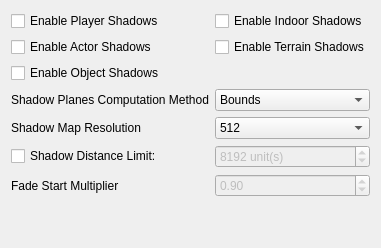
           <widget class="QWidget" name="shadowsTab">
            <attribute name="title">
             <string>Shadows</string>
            </attribute>
            <layout class="QHBoxLayout" name="horizontalLayout">
             <item>
              <layout class="QGridLayout" name="shadowsLayout" columnstretch="0,0">
               <item row="5" column="1">
                <widget class="QComboBox" name="shadowComputeSceneBoundsComboBox">
                 <item>
                  <property name="text">
                   <string>Bounds</string>
                  </property>
                 </item>
                 <item>
                  <property name="text">
                   <string>Primitives</string>
                  </property>
                 </item>
                 <item>
                  <property name="text">
                   <string>None</string>
                  </property>
                 </item>
                </widget>
               </item>
               <item row="5" column="0">
                <widget class="QLabel" name="shadowComputeSceneBoundsLabel">
                 <property name="toolTip">
                  <string>&lt;html&gt;&lt;head/&gt;&lt;body&gt;&lt;p&gt;Type of &quot;compute scene bounds&quot; computation method to be used. Bounds (default) for good balance between performance and shadow quality, primitives for better looking shadows or none for no computation.&lt;/p&gt;&lt;/body&gt;&lt;/html&gt;</string>
                 </property>
                 <property name="text">
                  <string>Shadow Planes Computation Method</string>
                 </property>
                </widget>
               </item>
               <item row="7" column="1">
                <widget class="QSpinBox" name="shadowDistanceSpinBox">
                 <property name="enabled">
                  <bool>false</bool>
                 </property>
                 <property name="toolTip">
                  <string>&lt;html&gt;&lt;head/&gt;&lt;body&gt;&lt;p&gt;64 game units is 1 real life yard or about 0.9 m&lt;/p&gt;&lt;/body&gt;&lt;/html&gt;</string>
                 </property>
                 <property name="suffix">
                  <string> unit(s)</string>
                 </property>
                 <property name="minimum">
                  <number>512</number>
                 </property>
                 <property name="maximum">
                  <number>81920</number>
                 </property>
                 <property name="singleStep">
                  <number>128</number>
                 </property>
                 <property name="value">
                  <number>8192</number>
                 </property>
                </widget>
               </item>
               <item row="1" column="0">
                <widget class="QCheckBox" name="actorShadowsCheckBox">
                 <property name="toolTip">
                  <string>&lt;html&gt;&lt;head/&gt;&lt;body&gt;&lt;p&gt;Enable shadows for NPCs and creatures besides the player character. May have a minor performance impact.&lt;/p&gt;&lt;/body&gt;&lt;/html&gt;</string>
                 </property>
                 <property name="text">
                  <string>Enable Actor Shadows</string>
                 </property>
                </widget>
               </item>
               <item row="6" column="1">
                <widget class="QComboBox" name="shadowResolutionComboBox">
                 <item>
                  <property name="text">
                   <string>512</string>
                  </property>
                 </item>
                 <item>
                  <property name="text">
                   <string>1024</string>
                  </property>
                 </item>
                 <item>
                  <property name="text">
                   <string>2048</string>
                  </property>
                 </item>
                 <item>
                  <property name="text">
                   <string>4096</string>
                  </property>
                 </item>
                </widget>
               </item>
               <item row="8" column="0">
                <widget class="QLabel" name="fadeStartLabel">
                 <property name="toolTip">
                  <string>&lt;html&gt;&lt;head/&gt;&lt;body&gt;&lt;p&gt;The fraction of the limit above at which shadows begin to gradually fade away.&lt;/p&gt;&lt;/body&gt;&lt;/html&gt;</string>
                 </property>
                 <property name="text">
                  <string>Fade Start Multiplier</string>
                 </property>
                </widget>
               </item>
               <item row="0" column="0">
                <widget class="QCheckBox" name="playerShadowsCheckBox">
                 <property name="toolTip">
                  <string>&lt;html&gt;&lt;head/&gt;&lt;body&gt;&lt;p&gt;Enable shadows exclusively for the player character. May have a very minor performance impact.&lt;/p&gt;&lt;/body&gt;&lt;/html&gt;</string>
                 </property>
                 <property name="text">
                  <string>Enable Player Shadows</string>
                 </property>
                </widget>
               </item>
               <item row="6" column="0">
                <widget class="QLabel" name="shadowResolutionLabel">
                 <property name="toolTip">
                  <string>&lt;html&gt;&lt;head/&gt;&lt;body&gt;&lt;p&gt;The resolution of each individual shadow map. Increasing it significantly improves shadow quality but may have a minor performance impact.&lt;/p&gt;&lt;/body&gt;&lt;/html&gt;</string>
                 </property>
                 <property name="text">
                  <string>Shadow Map Resolution</string>
                 </property>
                </widget>
               </item>
               <item row="7" column="0">
                <widget class="QCheckBox" name="shadowDistanceCheckBox">
                 <property name="toolTip">
                  <string>&lt;html&gt;&lt;head/&gt;&lt;body&gt;&lt;p&gt;The distance from the camera at which shadows completely disappear.&lt;/p&gt;&lt;/body&gt;&lt;/html&gt;</string>
                 </property>
                 <property name="text">
                  <string>Shadow Distance Limit:</string>
                 </property>
                </widget>
               </item>
               <item row="2" column="0">
                <widget class="QCheckBox" name="objectShadowsCheckBox">
                 <property name="toolTip">
                  <string>&lt;html&gt;&lt;head/&gt;&lt;body&gt;&lt;p&gt;Enable shadows for primarily inanimate objects. May have a significant performance impact.&lt;/p&gt;&lt;/body&gt;&lt;/html&gt;</string>
                 </property>
                 <property name="text">
                  <string>Enable Object Shadows</string>
                 </property>
                </widget>
               </item>
               <item row="8" column="1">
                <widget class="QDoubleSpinBox" name="fadeStartSpinBox">
                 <property name="enabled">
                  <bool>false</bool>
                 </property>
                 <property name="decimals">
                  <number>2</number>
                 </property>
                 <property name="minimum">
                  <double>0.000000000000000</double>
                 </property>
                 <property name="maximum">
                  <double>1.000000000000000</double>
                 </property>
                 <property name="singleStep">
                  <double>0.010000000000000</double>
                 </property>
                 <property name="value">
                  <double>0.900000000000000</double>
                 </property>
                </widget>
               </item>
               <item row="9" column="1">
                <spacer name="verticalSpacer_8">
                 <property name="orientation">
                  <enum>Qt::Orientation::Vertical</enum>
                 </property>
                 <property name="sizeHint" stdset="0">
                  <size>
                   <width>20</width>
                   <height>40</height>
                  </size>
                 </property>
                </spacer>
               </item>
               <item row="0" column="1">
                <widget class="QCheckBox" name="indoorShadowsCheckBox">
                 <property name="toolTip">
                  <string>&lt;html&gt;&lt;head/&gt;&lt;body&gt;&lt;p&gt;Due to limitations with Morrowind's data, only actors can cast shadows indoors, which some might feel is distracting.&lt;/p&gt;&lt;p&gt;Has no effect if actor/player shadows are not enabled.&lt;/p&gt;&lt;/body&gt;&lt;/html&gt;</string>
                 </property>
                 <property name="text">
                  <string>Enable Indoor Shadows</string>
                 </property>
                </widget>
               </item>
               <item row="1" column="1">
                <widget class="QCheckBox" name="terrainShadowsCheckBox">
                 <property name="toolTip">
                  <string>&lt;html&gt;&lt;head/&gt;&lt;body&gt;&lt;p&gt;Enable shadows for the terrain including distant terrain. May have a significant performance and shadow quality impact.&lt;/p&gt;&lt;/body&gt;&lt;/html&gt;</string>
                 </property>
                 <property name="text">
                  <string>Enable Terrain Shadows</string>
                 </property>
                </widget>
               </item>
              </layout>
             </item>
            </layout>
           </widget>
